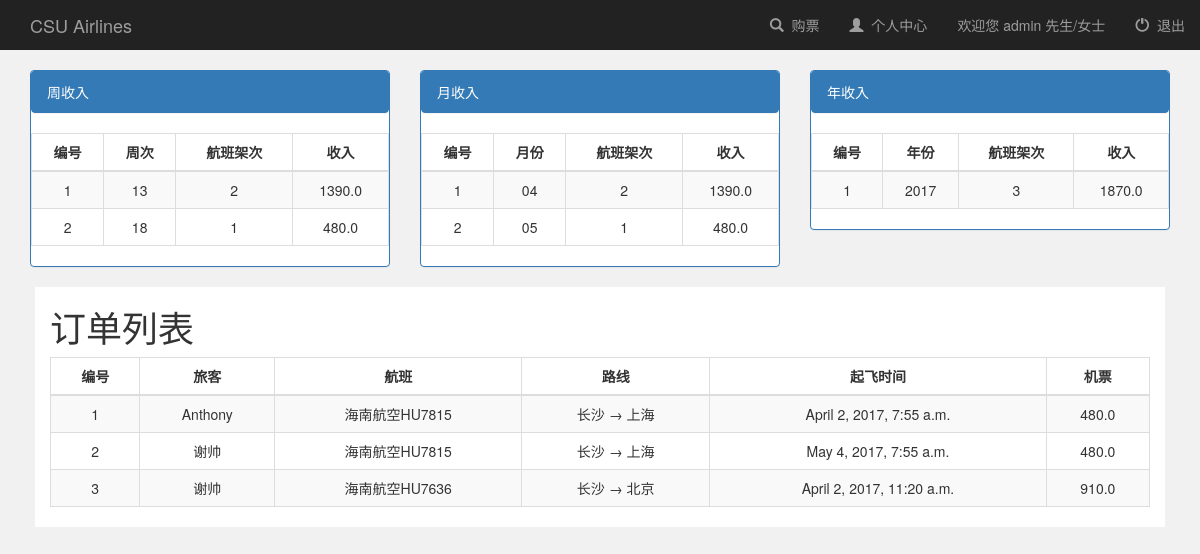
The page /user_info/ (signed in) on the database its author committed.
### booksystem/models.py (models this page shows, shortened)
class Flight(models.Model):
    user = models.ManyToManyField(User, default=1)  # 有了这个字段之后，默认的后台添加失效，必须要自定义Form，除去这个字段
    name = models.CharField(max_length=100)  # 班次  南方航空CZ3969
    leave_city = models.CharField(max_length=100, null=True)  # 离开城市
    arrive_city = models.CharField(max_length=100, null=True)  # 到达城市
    leave_airport = models.CharField(max_length=100, null=True)  # 离开的机场
    arrive_airport = models.CharField(max_length=100, null=True)  # 到达的机场
    leave_time = models.DateTimeField(null=True)  # DateTimeField包括了DateField信息，并且添加了时间
    arrive_time = models.DateTimeField(null=True)
    capacity = models.IntegerField(default=0, null=True)  # 座位总数
    price = models.FloatField(default=0, null=True)  # 价格
    book_sum = models.IntegerField(default=0, null=True)  # 订票总人数
    income = models.FloatField(default=0, null=True)  # 收入

### booksystem/views.py (the view, shortened to what this page needs)
# urls.py: url(r'^user_info/$', views.user_info, name='user_info'),  # 用户信息
def user_info(request):
    if request.user.is_authenticated():
        if request.user.id == ADMIN_ID:
            context = admin_finance(request)  # 获取要传入前端的数据
            return render(request, 'booksystem/admin_finance.html', context)
    return render(request, 'booksystem/login.html')  # 用户如果没登录，render登录页面

### booksystem/templates/booksystem/admin_finance.html
{% extends 'booksystem/base.html' %}
{% block login_display %}
    <a href="#">欢迎您 admin 先生/女士</a>
{% endblock %}
{% block content %}
    <div class="container-fluid col-sm-12" style="margin-top: 20px">
        <div class="col-sm-4">
            <div class="panel panel-primary">
                <div class="panel panel-heading">
                    周收入
                </div>
                <div>
                    <table class="table table-bordered table-striped">
                        <thead>
                        <th style="text-align: center">编号</th>
                        <th style="text-align: center">周次</th>
                        <th style="text-align: center">航班架次</th>
                        <th style="text-align: center">收入</th>
                        </thead>
                        <tbody align="center">
                        {% for income in week_incomes %}
                            <tr>
                                <td>{{ forloop.counter }}</td>
                                <td>{{ income.metric }}</td>
                                <td>{{ income.flight_sum }}</td>
                                <td>{{ income.income }}</td>
                            </tr>
                        {% endfor %}
                        </tbody>
                    </table>
                </div>
            </div>
        </div>
        <div class="col-sm-4">
            <div class="panel panel-primary">
                <div class="panel panel-heading">
                    月收入
                </div>
                <div>
                    <table class="table table-bordered table-striped">
                        <thead>
                        <th style="text-align: center">编号</th>
                        <th style="text-align: center">月份</th>
                        <th style="text-align: center">航班架次</th>
                        <th style="text-align: center">收入</th>
                        </thead>
                        <tbody align="center">
                        {% for income in month_incomes %}
                            <tr>
                                <td>{{ forloop.counter }}</td>
                                <td>{{ income.metric }}</td>
                                <td>{{ income.flight_sum }}</td>
                                <td>{{ income.income }}</td>
                            </tr>
                        {% endfor %}
                        </tbody>
                    </table>
                </div>
            </div>
        </div>
        <div class="col-sm-4">
            <div class="panel panel-primary">
                <div class="panel panel-heading">
                    年收入
                </div>
                <div>
                    <table class="table table-bordered table-striped">
                        <thead>
                        <th style="text-align: center">编号</th>
                        <th style="text-align: center">年份</th>
                        <th style="text-align: center">航班架次</th>
                        <th style="text-align: center">收入</th>
                        </thead>
                        <tbody align="center">
                        {% for income in year_incomes %}
                            <tr>
                                <td>{{ forloop.counter }}</td>
                                <td>{{ income.metric }}</td>
                                <td>{{ income.flight_sum }}</td>
                                <td>{{ income.income }}</td>
                            </tr>
                        {% endfor %}
                        </tbody>
                    </table>
                </div>
            </div>
        </div>
        <div class="book_orders" style="margin-left: 20px;margin-right: 20px">
            <div class="col-sm-12" style="background-color: white">
                <h1>订单列表</h1>
                <div>
                    <table class="table table-bordered table-striped">
                        <thead>
                        <th style="text-align: center">编号</th>
                        <th style="text-align: center">旅客</th>
                        <th style="text-align: center">航班</th>
                        <th style="text-align: center">路线</th>
                        <th style="text-align: center">起飞时间</th>
                        <th style="text-align: center">机票</th>
                        </thead>
                        <tbody align="center">
                        {% for order in order_set %}
                            <tr>
                                <td>{{ forloop.counter }}</td>
                                <td>{{ order.passenger_name }}</td>
                                <td>{{ order.flight_name }}</td>
                                <td>{{ order.flight_route }}</td>
                                <td>{{ order.flight_ltime }}</td>
                                <td>{{ order.flight_price }}</td>
                            </tr>
                        {% endfor %}
                        </tbody>
                    </table>
                </div>
            </div>
        </div>
    </div>
{% endblock %}

### rows shown on the page
Flight: flight_name "海南航空HU7815", flight_ltime "April 2, 2017, 7:55 a.m.", flight_price "480.0"
Flight: flight_name "海南航空HU7815", flight_ltime "May 4, 2017, 7:55 a.m.", flight_price "480.0"
Flight: flight_name "海南航空HU7636", flight_ltime "April 2, 2017, 11:20 a.m.", flight_price "910.0"

### other values the page prints
{{ income.metric }} "13" "18"
{{ income.flight_sum }} "2" "1"
{{ income.income }} "1390.0" "480.0"
{{ income.metric }} "04" "05"
{{ income.metric }} "2017"
{{ income.flight_sum }} "3"
{{ income.income }} "1870.0"
{{ order.passenger_name }} "Anthony" "谢帅" "谢帅"
{{ order.flight_route }} "长沙 → 上海" "长沙 → 上海" "长沙 → 北京"
